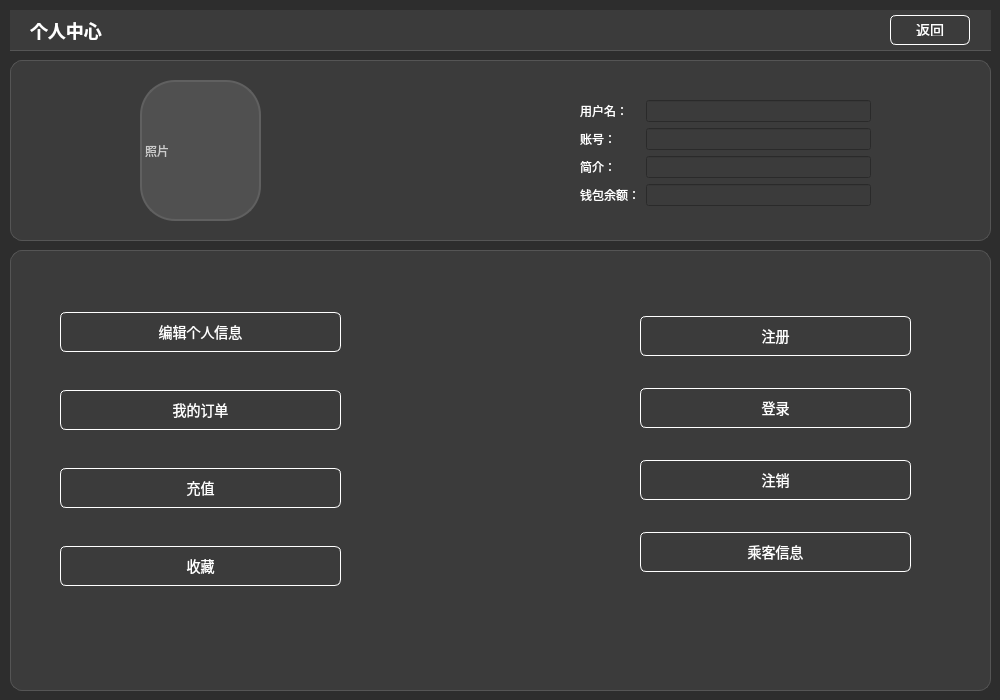
<?xml version="1.0" encoding="UTF-8"?>
<ui version="4.0">
 <class>UserProfile</class>
 <widget class="QWidget" name="UserProfile">
  <property name="enabled">
   <bool>true</bool>
  </property>
  <property name="geometry">
   <rect>
    <x>0</x>
    <y>0</y>
    <width>1000</width>
    <height>700</height>
   </rect>
  </property>
  <property name="windowTitle">
   <string>Form</string>
  </property>
  <property name="autoFillBackground">
   <bool>false</bool>
  </property>
  <property name="styleSheet">
   <string notr="true">/* ================= 全局设置 ================= */
QWidget {
    font-family: &quot;Microsoft YaHei&quot;, &quot;Segoe UI&quot;, sans-serif;
    color: #ffffff; /* 全局白色文字 */
}

QWidget#UserProfile {
    background-color: #2d2d2d; /* 全局深色背景 */
}

/* ================= 按钮统一风格 (复用 deal.ui 样式) ================= */
QPushButton {
    background-color: #606060;
    border: 1px solid #ffffff;
    border-radius: 6px;
    padding: 8px 16px;
    color: white;
    font-size: 14px;
    /* 模拟阴影效果 */
    box-shadow: inset 2px 2px 4px #484848,
                inset -2px -2px 4px #787878;
}

QPushButton:hover {
    background-color: #646464;
}

QPushButton:pressed {
    background-color: #404040;      
    border: 1px solid #555555;     
    padding-left: 10px;            
    padding-top: 10px;               
    padding-right: 6px;           
    padding-bottom: 6px;             

    box-shadow: inset 4px 4px 8px #202020,
                inset -4px -4px 8px #505050;
}

/* ================= 顶部导航栏 ================= */
QWidget#widget {
    background-color: #3b3b3b;
    border-bottom: 1px solid #555555;
}

/* 标题 */
QLabel#label {
    font-size: 18px;
    font-weight: bold;
    color: #ffffff;
}

/* ================= 卡片样式 ================= */
QFrame#frame, QFrame#frame_2 {
    background-color: #3b3b3b;
    border-radius: 12px;
    border: 1px solid #555555;
}

/* ================= 个人信息区 ================= */
/* 头像框 */
QLabel#label_2 {
    background-color: #505050;
    border-radius: 35px;
    border: 2px solid #606060;
    color: #cccccc;
    qproperty-alignment: AlignCenter;
}

/* 表单标签 */
QFormLayout QLabel {
    color: #cccccc;
    font-size: 14px;
}

/* 只读输入框 */
QLineEdit[readOnly=&quot;true&quot;] {
    background: transparent;
    border: none;
    border-bottom: 1px solid #555555;
    color: #ffffff;
    font-size: 14px;
    font-weight: 500;
    padding-bottom: 2px;
}</string>
  </property>
  <widget class="QWidget" name="widget" native="true">
   <property name="geometry">
    <rect>
     <x>10</x>
     <y>10</y>
     <width>981</width>
     <height>41</height>
    </rect>
   </property>
   <property name="styleSheet">
    <string notr="true">background-color: #3b3b3b;</string>
   </property>
   <widget class="QLabel" name="label">
    <property name="geometry">
     <rect>
      <x>20</x>
      <y>10</y>
      <width>81</width>
      <height>21</height>
     </rect>
    </property>
    <property name="text">
     <string>个人中心</string>
    </property>
   </widget>
   <widget class="QPushButton" name="btn_back">
    <property name="geometry">
     <rect>
      <x>880</x>
      <y>5</y>
      <width>80</width>
      <height>30</height>
     </rect>
    </property>
    <property name="text">
     <string>返回</string>
    </property>
   </widget>
  </widget>
  <widget class="QFrame" name="frame">
   <property name="geometry">
    <rect>
     <x>10</x>
     <y>60</y>
     <width>981</width>
     <height>181</height>
    </rect>
   </property>
   <property name="styleSheet">
    <string notr="true">background-color: #3b3b3b;</string>
   </property>
   <property name="frameShape">
    <enum>QFrame::Shape::StyledPanel</enum>
    <enum>QFrame::StyledPanel</enum>
   </property>
   <property name="frameShadow">
    <enum>QFrame::Shadow::Raised</enum>
    <enum>QFrame::Raised</enum>
   </property>
   <widget class="QLabel" name="label_2">
    <property name="geometry">
     <rect>
      <x>130</x>
      <y>20</y>
      <width>121</width>
      <height>141</height>
     </rect>
    </property>
    <property name="styleSheet">
     <string notr="true">background-color: #505050;</string>
    </property>
    <property name="text">
     <string>照片</string>
    </property>
   </widget>
   <widget class="QWidget" name="formLayoutWidget">
    <property name="geometry">
     <rect>
      <x>570</x>
      <y>40</y>
      <width>291</width>
      <height>121</height>
     </rect>
    </property>
    <layout class="QFormLayout" name="formLayout">
     <item row="0" column="0">
      <widget class="QLabel" name="label_3">
       <property name="text">
        <string>用户名：</string>
       </property>
      </widget>
     </item>
     <item row="2" column="0">
      <widget class="QLabel" name="label_4">
       <property name="text">
        <string>简介：</string>
       </property>
      </widget>
     </item>
     <item row="1" column="0">
      <widget class="QLabel" name="label_5">
       <property name="text">
        <string>账号：</string>
       </property>
      </widget>
     </item>
     <item row="0" column="1">
      <widget class="QLineEdit" name="txt_Username">
       <property name="readOnly">
        <bool>true</bool>
       </property>
      </widget>
     </item>
     <item row="1" column="1">
      <widget class="QLineEdit" name="txt_UserAccount">
       <property name="readOnly">
        <bool>true</bool>
       </property>
      </widget>
     </item>
     <item row="2" column="1">
      <widget class="QLineEdit" name="txt_jianjie">
       <property name="readOnly">
        <bool>true</bool>
       </property>
      </widget>
     </item>
     <item row="3" column="1">
      <widget class="QLineEdit" name="txt_yu">
       <property name="readOnly">
        <bool>true</bool>
       </property>
      </widget>
     </item>
     <item row="3" column="0">
      <widget class="QLabel" name="label_6">
       <property name="text">
        <string>钱包余额：</string>
       </property>
      </widget>
     </item>
    </layout>
   </widget>
  </widget>
  <widget class="QFrame" name="frame_2">
   <property name="geometry">
    <rect>
     <x>10</x>
     <y>250</y>
     <width>981</width>
     <height>441</height>
    </rect>
   </property>
   <property name="styleSheet">
    <string notr="true">background-color: #3b3b3b;</string>
   </property>
   <property name="frameShape">
    <enum>QFrame::Shape::StyledPanel</enum>
    <enum>QFrame::StyledPanel</enum>
   </property>
   <property name="frameShadow">
    <enum>QFrame::Shadow::Raised</enum>
    <enum>QFrame::Raised</enum>
   </property>
   <widget class="QWidget" name="verticalLayoutWidget">
    <property name="geometry">
     <rect>
      <x>50</x>
      <y>30</y>
      <width>281</width>
      <height>341</height>
     </rect>
    </property>
    <layout class="QVBoxLayout" name="verticalLayout">
     <item>
      <widget class="QPushButton" name="pushButton_5">
       <property name="text">
        <string>编辑个人信息</string>
       </property>
      </widget>
     </item>
     <item>
      <widget class="QPushButton" name="pushButton_4">
       <property name="text">
        <string>我的订单</string>
       </property>
      </widget>
     </item>
     <item>
      <widget class="QPushButton" name="pushButton_6">
       <property name="text">
        <string>充值</string>
       </property>
      </widget>
     </item>
     <item>
      <widget class="QPushButton" name="pushButton_2">
       <property name="text">
        <string>收藏</string>
       </property>
      </widget>
     </item>
    </layout>
   </widget>
   <widget class="QWidget" name="verticalLayoutWidget_2">
    <property name="geometry">
     <rect>
      <x>630</x>
      <y>40</y>
      <x>590</x>
      <y>30</y>
      <width>271</width>
      <height>311</height>
      <height>351</height>
     </rect>
    </property>
    <layout class="QVBoxLayout" name="verticalLayout_2">
     <item>
      <widget class="QPushButton" name="pushButton_8">
       <property name="text">
        <string>注册</string>
       </property>
      </widget>
     </item>
     <item>
      <widget class="QPushButton" name="pushButton_7">
       <property name="text">
        <string>登录</string>
       </property>
      </widget>
     </item>
     <item>
      <widget class="QPushButton" name="pushButton_9">
       <property name="text">
        <string>注销</string>
       </property>
      </widget>
     </item>
     <item>
      <widget class="QPushButton" name="pushButton_10">
       <property name="text">
        <string>乘客信息</string>
       </property>
      </widget>
     </item>
    </layout>
   </widget>
  </widget>
 </widget>
 <resources/>
 <connections/>
</ui>
